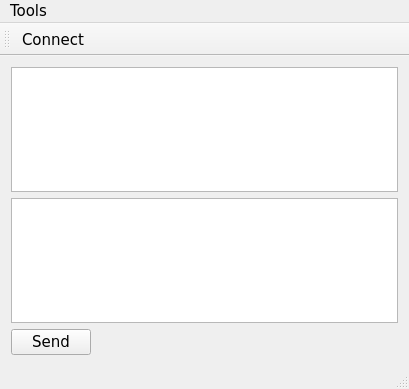
<?xml version="1.0" encoding="UTF-8"?>
<ui version="4.0">
 <class>MainWindow</class>
 <widget class="QMainWindow" name="MainWindow">
  <property name="geometry">
   <rect>
    <x>0</x>
    <y>0</y>
    <width>409</width>
    <height>389</height>
   </rect>
  </property>
  <property name="font">
   <font>
    <family>Verdana</family>
    <pointsize>11</pointsize>
   </font>
  </property>
  <property name="windowTitle">
   <string>Chat</string>
  </property>
  <widget class="QWidget" name="centralWidget">
   <layout class="QVBoxLayout" name="verticalLayout">
    <item>
     <widget class="QTextEdit" name="outputTextEdit">
      <property name="readOnly">
       <bool>true</bool>
      </property>
     </widget>
    </item>
    <item>
     <widget class="QTextEdit" name="inputTextEdit"/>
    </item>
    <item>
     <layout class="QHBoxLayout" name="horizontalLayout">
      <item>
       <widget class="QPushButton" name="sendButton">
        <property name="text">
         <string>Send</string>
        </property>
       </widget>
      </item>
      <item>
       <spacer name="horizontalSpacer">
        <property name="orientation">
         <enum>Qt::Horizontal</enum>
        </property>
        <property name="sizeHint" stdset="0">
         <size>
          <width>40</width>
          <height>20</height>
         </size>
        </property>
       </spacer>
      </item>
     </layout>
    </item>
   </layout>
  </widget>
  <widget class="QMenuBar" name="menuBar">
   <property name="geometry">
    <rect>
     <x>0</x>
     <y>0</y>
     <width>409</width>
     <height>21</height>
    </rect>
   </property>
   <widget class="QMenu" name="menuTools">
    <property name="title">
     <string>Tools</string>
    </property>
    <addaction name="actionConnect"/>
    <addaction name="separator"/>
    <addaction name="actionExit"/>
   </widget>
   <addaction name="menuTools"/>
  </widget>
  <widget class="QToolBar" name="mainToolBar">
   <attribute name="toolBarArea">
    <enum>TopToolBarArea</enum>
   </attribute>
   <attribute name="toolBarBreak">
    <bool>false</bool>
   </attribute>
   <addaction name="actionConnect"/>
  </widget>
  <widget class="QStatusBar" name="statusBar"/>
  <action name="actionConnect">
   <property name="text">
    <string>Connect</string>
   </property>
  </action>
  <action name="actionExit">
   <property name="text">
    <string>Exit</string>
   </property>
  </action>
 </widget>
 <layoutdefault spacing="6" margin="11"/>
 <resources/>
 <connections/>
</ui>
